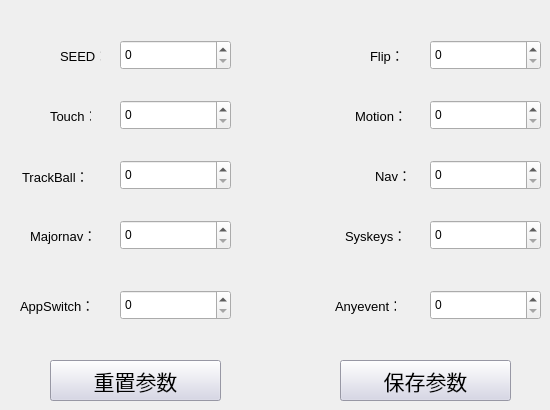
    <widget class="QWidget" name="tab">
     <attribute name="title">
      <string>参数设置</string>
     </attribute>
     <widget class="QSpinBox" name="spinBox_seed">
      <property name="geometry">
       <rect>
        <x>120</x>
        <y>40</y>
        <width>111</width>
        <height>30</height>
       </rect>
      </property>
     </widget>
     <widget class="QLabel" name="label_seed">
      <property name="geometry">
       <rect>
        <x>60</x>
        <y>40</y>
        <width>41</width>
        <height>30</height>
       </rect>
      </property>
      <property name="font">
       <font>
        <pointsize>10</pointsize>
       </font>
      </property>
      <property name="text">
       <string>SEED：</string>
      </property>
     </widget>
     <widget class="QSpinBox" name="spinBox_flip">
      <property name="geometry">
       <rect>
        <x>430</x>
        <y>40</y>
        <width>111</width>
        <height>30</height>
       </rect>
      </property>
     </widget>
     <widget class="QLabel" name="label_flip">
      <property name="geometry">
       <rect>
        <x>370</x>
        <y>40</y>
        <width>41</width>
        <height>30</height>
       </rect>
      </property>
      <property name="font">
       <font>
        <pointsize>10</pointsize>
       </font>
      </property>
      <property name="text">
       <string>Flip：</string>
      </property>
     </widget>
     <widget class="QSpinBox" name="spinBox_touch">
      <property name="geometry">
       <rect>
        <x>120</x>
        <y>100</y>
        <width>111</width>
        <height>30</height>
       </rect>
      </property>
     </widget>
     <widget class="QLabel" name="label_touch">
      <property name="geometry">
       <rect>
        <x>50</x>
        <y>100</y>
        <width>41</width>
        <height>30</height>
       </rect>
      </property>
      <property name="font">
       <font>
        <pointsize>10</pointsize>
       </font>
      </property>
      <property name="text">
       <string>Touch：</string>
      </property>
     </widget>
     <widget class="QSpinBox" name="spinBox_trackball">
      <property name="geometry">
       <rect>
        <x>120</x>
        <y>160</y>
        <width>111</width>
        <height>30</height>
       </rect>
      </property>
     </widget>
     <widget class="QLabel" name="label_trackball">
      <property name="geometry">
       <rect>
        <x>22</x>
        <y>160</y>
        <width>71</width>
        <height>31</height>
       </rect>
      </property>
      <property name="font">
       <font>
        <pointsize>10</pointsize>
       </font>
      </property>
      <property name="text">
       <string>TrackBall：</string>
      </property>
     </widget>
     <widget class="QSpinBox" name="spinBox_majornav">
      <property name="geometry">
       <rect>
        <x>120</x>
        <y>220</y>
        <width>111</width>
        <height>30</height>
       </rect>
      </property>
     </widget>
     <widget class="QLabel" name="label_majornav">
      <property name="geometry">
       <rect>
        <x>30</x>
        <y>220</y>
        <width>71</width>
        <height>30</height>
       </rect>
      </property>
      <property name="font">
       <font>
        <pointsize>10</pointsize>
       </font>
      </property>
      <property name="text">
       <string>Majornav：</string>
      </property>
     </widget>
     <widget class="QSpinBox" name="spinBox_appswitch">
      <property name="geometry">
       <rect>
        <x>120</x>
        <y>290</y>
        <width>111</width>
        <height>30</height>
       </rect>
      </property>
     </widget>
     <widget class="QLabel" name="label_appswitch">
      <property name="geometry">
       <rect>
        <x>20</x>
        <y>290</y>
        <width>71</width>
        <height>30</height>
       </rect>
      </property>
      <property name="font">
       <font>
        <pointsize>10</pointsize>
       </font>
      </property>
      <property name="text">
       <string>AppSwitch：</string>
      </property>
     </widget>
     <widget class="QSpinBox" name="spinBox_motion">
      <property name="geometry">
       <rect>
        <x>430</x>
        <y>100</y>
        <width>111</width>
        <height>30</height>
       </rect>
      </property>
     </widget>
     <widget class="QLabel" name="label_motion">
      <property name="geometry">
       <rect>
        <x>355</x>
        <y>100</y>
        <width>51</width>
        <height>30</height>
       </rect>
      </property>
      <property name="font">
       <font>
        <pointsize>10</pointsize>
       </font>
      </property>
      <property name="text">
       <string>Motion：</string>
      </property>
     </widget>
     <widget class="QSpinBox" name="spinBox_nav">
      <property name="geometry">
       <rect>
        <x>430</x>
        <y>160</y>
        <width>111</width>
        <height>30</height>
       </rect>
      </property>
     </widget>
     <widget class="QLabel" name="label_nav">
      <property name="geometry">
       <rect>
        <x>375</x>
        <y>160</y>
        <width>31</width>
        <height>30</height>
       </rect>
      </property>
      <property name="font">
       <font>
        <pointsize>10</pointsize>
       </font>
      </property>
      <property name="text">
       <string>Nav：</string>
      </property>
     </widget>
     <widget class="QSpinBox" name="spinBox_syskeys">
      <property name="geometry">
       <rect>
        <x>430</x>
        <y>220</y>
        <width>111</width>
        <height>30</height>
       </rect>
      </property>
     </widget>
     <widget class="QLabel" name="label_syskeys">
      <property name="geometry">
       <rect>
        <x>345</x>
        <y>220</y>
        <width>61</width>
        <height>30</height>
       </rect>
      </property>
      <property name="font">
       <font>
        <pointsize>10</pointsize>
       </font>
      </property>
      <property name="text">
       <string>Syskeys：</string>
      </property>
     </widget>
     <widget class="QSpinBox" name="spinBox_anyevent">
      <property name="geometry">
       <rect>
        <x>430</x>
        <y>290</y>
        <width>111</width>
        <height>30</height>
       </rect>
      </property>
     </widget>
     <widget class="QLabel" name="label_anyevent">
      <property name="geometry">
       <rect>
        <x>335</x>
        <y>290</y>
        <width>61</width>
        <height>30</height>
       </rect>
      </property>
      <property name="font">
       <font>
        <pointsize>10</pointsize>
       </font>
      </property>
      <property name="text">
       <string>Anyevent：</string>
      </property>
     </widget>
     <widget class="QPushButton" name="pushButton_resetpar">
      <property name="geometry">
       <rect>
        <x>50</x>
        <y>360</y>
        <width>171</width>
        <height>41</height>
       </rect>
      </property>
      <property name="font">
       <font>
        <pointsize>16</pointsize>
       </font>
      </property>
      <property name="styleSheet">
       <string notr="true">background-color:rgb(211, 211, 230)</string>
      </property>
      <property name="text">
       <string>重置参数</string>
      </property>
     </widget>
     <widget class="QPushButton" name="pushButton_savepar">
      <property name="geometry">
       <rect>
        <x>340</x>
        <y>360</y>
        <width>171</width>
        <height>41</height>
       </rect>
      </property>
      <property name="font">
       <font>
        <pointsize>16</pointsize>
       </font>
      </property>
      <property name="styleSheet">
       <string notr="true">background-color:rgb(211, 211, 230)</string>
      </property>
      <property name="text">
       <string>保存参数</string>
      </property>
     </widget>
    </widget>
